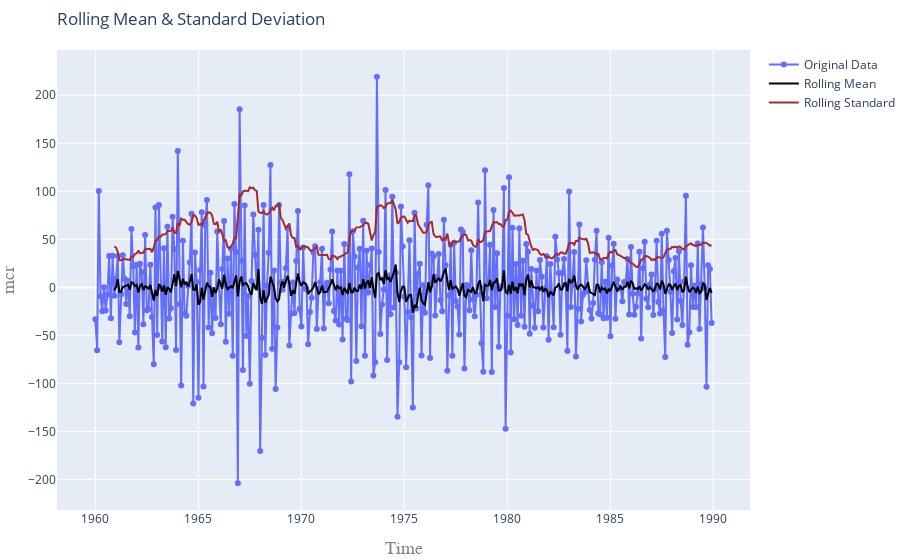

The notebook cell this image was saved under:
### Markdown cell above
**Seasonal difference**

### Code cell
TestStationaryPlot(Train["Seasonal_Diff"].dropna(inplace=False))
adf_test(Train["Seasonal_Diff"].dropna(inplace=False))

### Figure 1 — Plotly figure (JSON) as saved in the notebook; plotly's stock layout.template omitted (floating-point values rounded to 4 significant figures; data arrays with more than 128 entries replaced by an {"elided": "..."} marker saying what was removed)
{"data": [{"mode": "lines+markers", "name": "Original Data", "type": "scatter", "x": {"elided": "492 str values"}, "y": {"elided": "360 float values"}}, {"line": {"color": "black", "width": 2}, "mode": "lines", "name": "Rolling Mean", "type": "scatter", "x": {"elided": "492 str values"}, "y": {"elided": "360 float values"}}, {"line": {"color": "brown", "width": 2}, "mode": "lines", "name": "Rolling Standard", "type": "scatter", "x": {"elided": "492 str values"}, "y": {"elided": "360 float values"}}], "layout": {"margin": {"b": 50, "l": 10, "r": 0, "t": 50}, "title": {"text": "Rolling Mean & Standard Deviation", "x": 0, "xref": "paper"}, "xaxis": {"title": {"font": {"color": "#7f7f7f", "family": "Courier New, monospace", "size": 18}, "text": "Time"}}, "yaxis": {"title": {"font": {"color": "#7f7f7f", "family": "Courier New, monospace", "size": 18}, "text": "mcr"}}}}
